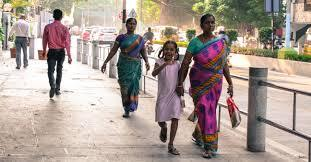
#> input picture Project/WhatsApp Image 2023-01-17 at 18.05.13.jpeg, 311 x 162 px, found by its file name
$ jupyter execute pedestrian_detection.ipynb
#> lines starting #> are read from the running program, lines starting #| are printed output that depends on the picture; after the words box and inside, x2 and y2 are one past the last pixel; in counts of white or black regions, pixels touching at a corner belong together
PEDESTRIAN DETECTION

Importing the dependencies

[cell 1]
import cv2
import pandas as pd
import numpy as np

Image file reading

[cell 2]
input = cv2.imread("/home/mush/Computer_vision/Project/WhatsApp Image 2023-01-17 at 18.05.13.jpeg")
#> input is the input picture: shape (162, 311, 3); mean B, G, R 148.7, 157.1, 171.2
input

[cell 3]
cv2.imshow('image',input)
cv2.waitKey(5000)
cv2.destroyAllWindows()

[cell 4]
#Classifier Training

classifier=cv2.CascadeClassifier("/home/mush/Computer_vision/Project/haarcascade_fullbody.xml")

[cell 5]
image = cv2.imread("/home/mush/Computer_vision/Project/WhatsApp Image 2023-01-17 at 18.05.13.jpeg")

def pedestrian_detection(frame):
    gray=cv2.cvtColor(frame, cv2.COLOR_BGR2GRAY)
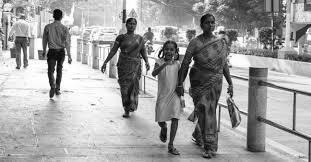
#> gray: shape (162, 311); min 0, max 255, mean 160.4
    pedestrians=classifier.detectMultiScale(gray, scaleFactor=1.1, minNeighbors=1)
#> pedestrians = [[34, 25, 40, 80], [106, 38, 46, 92], [95, 1, 64, 129], [132, 24, 68, 136]]
    # to detect full body in the grayscale image
    total_detections=0
    # Detection of rectangle
    for (x, y, w, h) in pedestrians:
        cv2.rectangle(frame, (x, y), (x + w, y + h), (0, 255, 0), 2)
        font = cv2.FONT_HERSHEY_DUPLEX
        cv2.putText(frame, 'Person', (x+5, y-5), font, 0.5, (0, 255, 0), 1)
        total_detections +=1
#> this loop made 4 passes
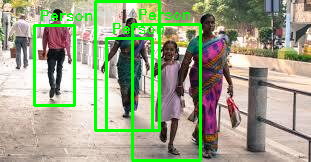
#> frame: shape (162, 311, 3); 8.42% of pixels changed, all inside (x1, y1, x2, y2) = (33, 0, 202, 162)
#> after the loop, total_detections = 4

    # Processing the image with detections
    cv2.imshow("Pedestrian Detection", frame)
    cv2.waitKey(0)
    cv2.destroyAllWindows()
    print("Total Pedestrian Detected: ", total_detections)
#| Total Pedestrian Detected:  4
    return frame

output = pedestrian_detection(image)

Pedestrian Detection in a Video

[cell 6]
classifier = cv2.CascadeClassifier("/home/mush/Computer_vision/Project/haarcascade_fullbody.xml")

[cell 7]
#Video capture and reading[]

# Video Writing ,pedestrian detection drawing rectangle around detection


cap = cv2.VideoCapture("/home/mush/Computer_vision/Project/WhatsApp Video 2023-01-17 at 13.07.42.mp4")
ret, frame=cap.read()
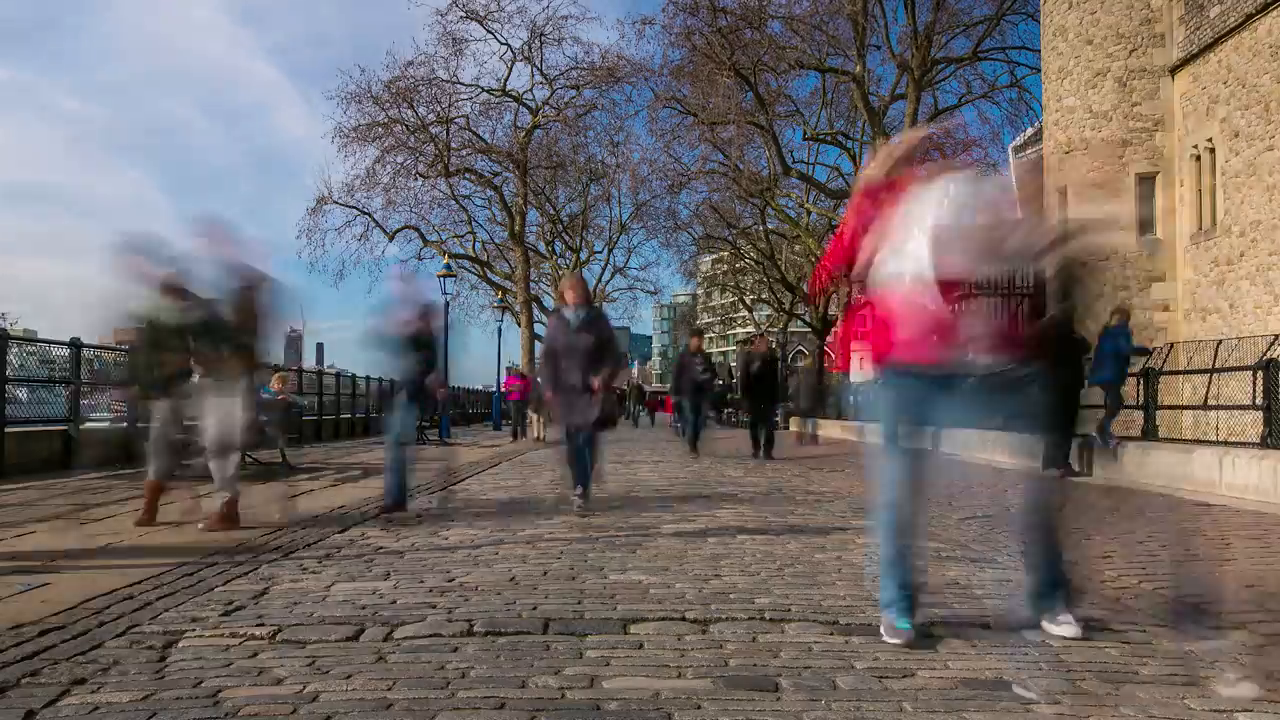
#> input picture frame 19 of Project/WhatsApp Video 2023-01-17 at 13.07.42.mp4, 1280 x 720 px
#> frame is the input picture: shape (720, 1280, 3); mean B, G, R 104.6, 105, 113.3
frame_height, frame_width, _ = frame.shape
#> frame_height = 720; frame_width = 1280
# (height, width & no.of color channels) is then determined using attribute
# and assigned to the variables
# Defining the codec and creating a video writer object
fourcc = cv2.VideoWriter_fourcc(*'MJPG')
#> fourcc = 1196444237
out = cv2.VideoWriter('output_video.avi', fourcc, 30,(frame_width, frame_height))
#The video above writes the processed frames of the video to a newfile.
# fps 30


while True:
    ret, frame = cap.read()
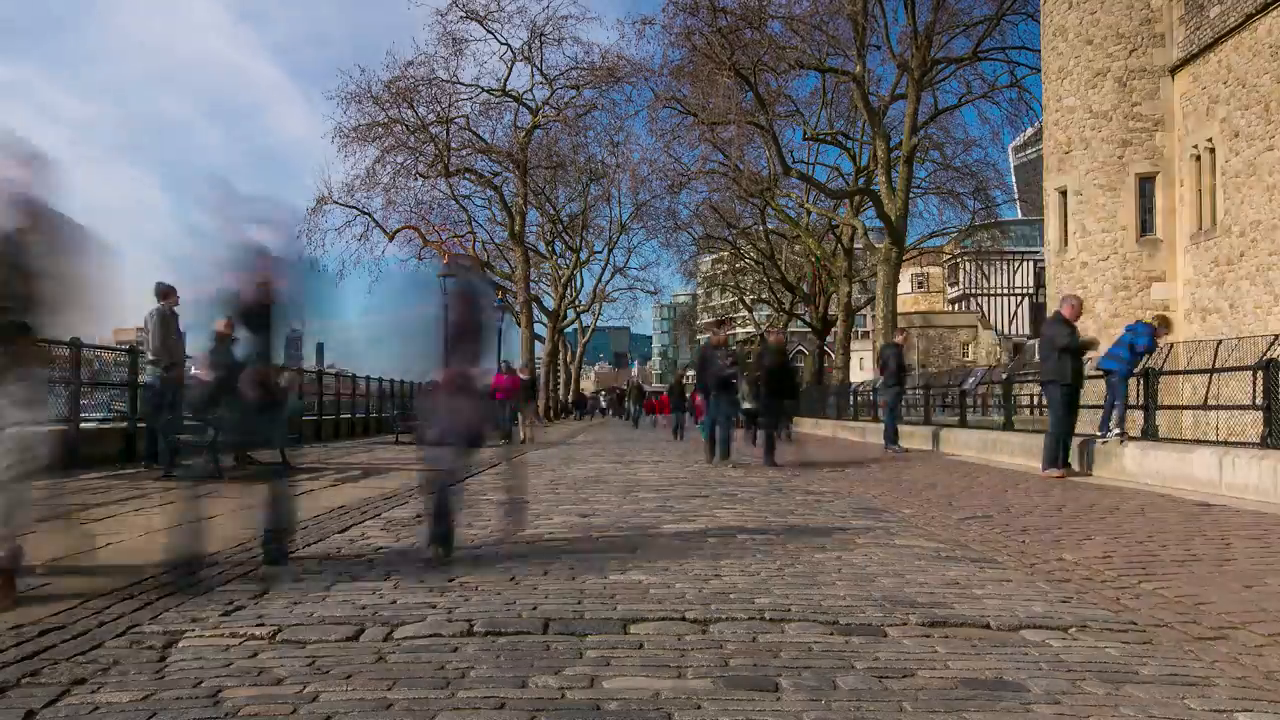
#> input picture frame 20 of Project/WhatsApp Video 2023-01-17 at 13.07.42.mp4, 1280 x 720 px
#> frame is the input picture: shape (720, 1280, 3); mean B, G, R 101.1, 103.9, 110.6
    gray = cv2.cvtColor(frame, cv2.COLOR_BGR2GRAY)
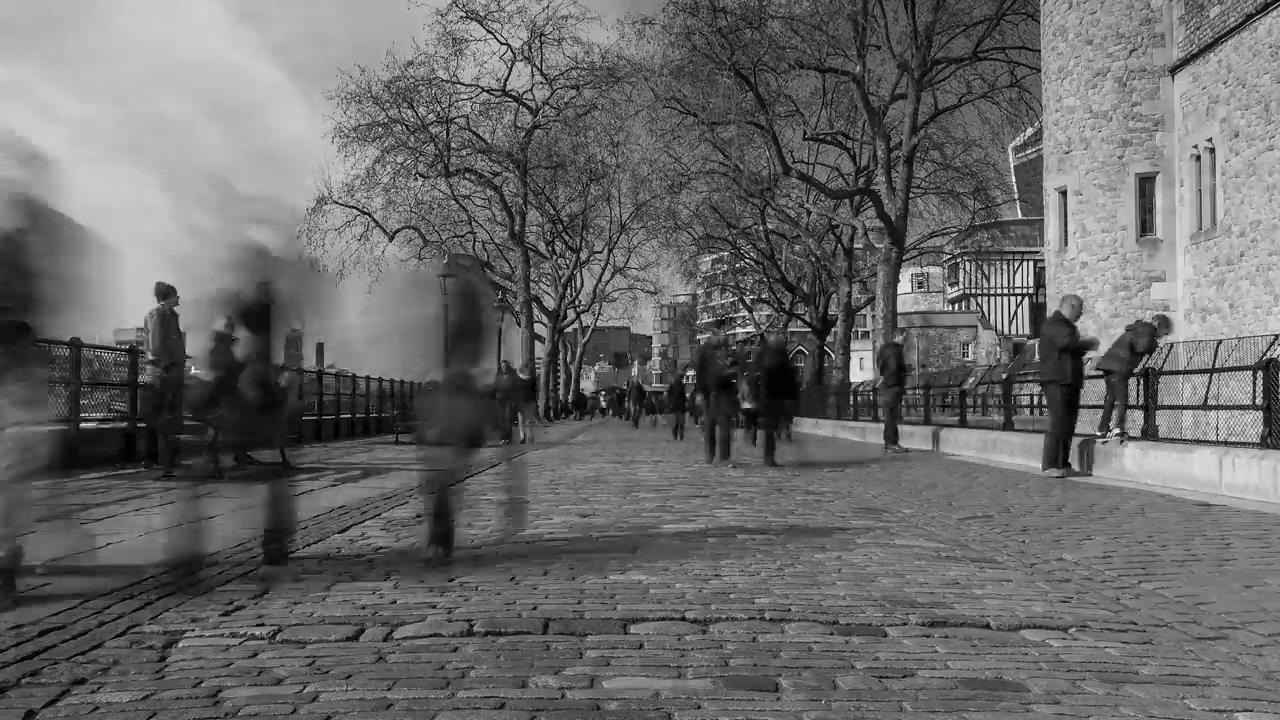
#> gray: shape (720, 1280); min 0, max 255, mean 105.6

    # Detecting pedestrians in the frame
    pedestrians = classifier.detectMultiScale(gray, scaleFactor=1.1, minNeighbors=5, minSize=(30, 30))
#> pedestrians = [[656, 365, 41, 83], [670, 298, 93, 185]]


    # Plotting rectangles around the detections
    for (x, y, w, h) in pedestrians:
        cv2.rectangle(frame, (x, y), (x + w, y + h), (0, 255, 0), 2)
        cv2.putText(frame, 'Pedestrian', (x, y - 10),cv2.FONT_HERSHEY_SIMPLEX, 0.9, (0, 255, 0), 2)
#> this loop made 2 passes
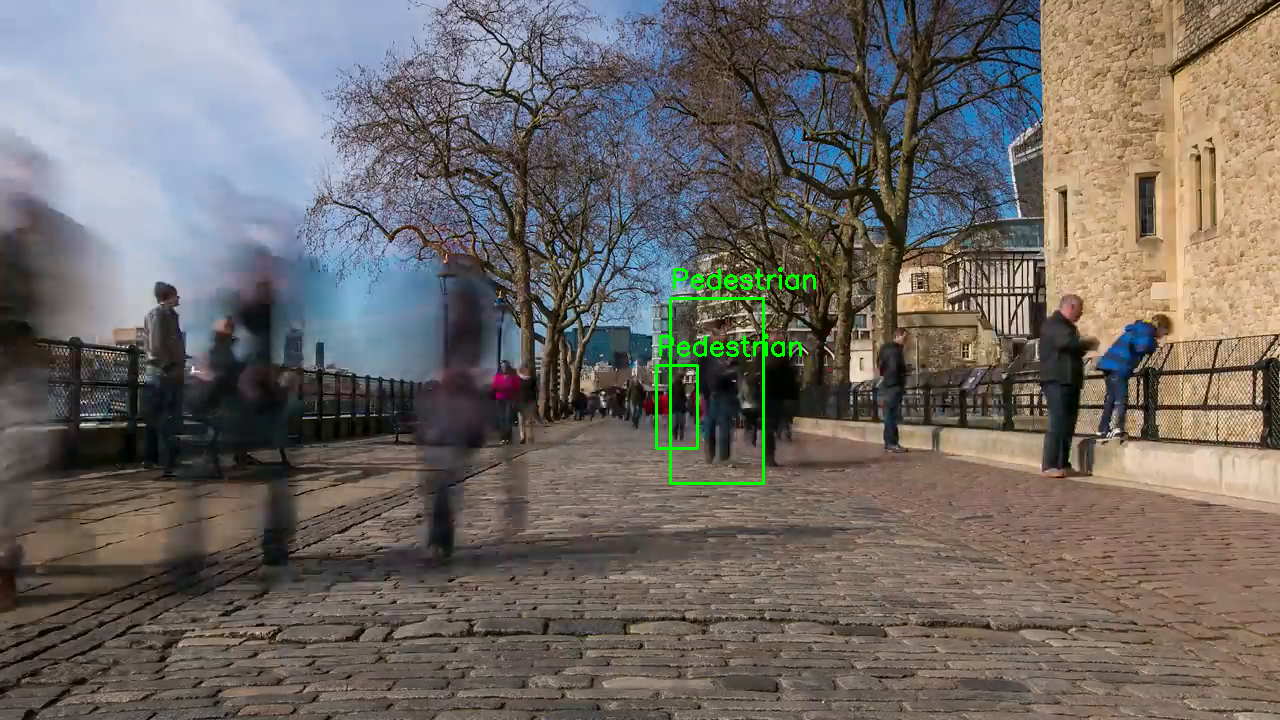
#> frame: shape (720, 1280, 3); 0.5% of pixels changed, all inside (x1, y1, x2, y2) = (655, 267, 816, 485)

    out.write(frame)
